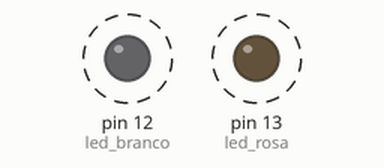
The sketch below on a simulated Arduino Uno, built with avr-gcc and run on an emulated ATmega328P. Shown: output pins drawn as LEDs (lit = HIGH). Dashed ring = blinking.

Above: at 0.2 s.
Timing chart, 0 to 4.6 s (numbered marks = the images above):
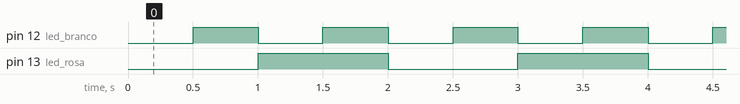

The sketch:

led.ino
```cpp
const byte led_rosa = 13;
const byte led_branco = 12;
unsigned long time1 = 0;
unsigned long time2 = 0;
const unsigned long intervalo1 = 1000;
const unsigned long intervalo2 = 500;
bool rosa = LOW;
bool branco = LOW;

void setup() {
  pinMode(led_rosa, OUTPUT);
  pinMode(led_branco, OUTPUT);
}

void loop() {
   unsigned long atual = millis();

if (atual - time1 >= intervalo1) {
    time1 = atual;
    rosa = !rosa;
    digitalWrite(led_rosa, rosa);
  }

  if (atual - time2 >= intervalo2) {
    time2 = atual;
    branco = !branco;
    digitalWrite(led_branco, branco);
  }
}
```

Measured:
- by itself, pin 12 (led_branco): alternates HIGH for 0.50 s and LOW for 0.50 s
- by itself, pin 13 (led_rosa): alternates HIGH for 1.0 s and LOW for 1.0 s
- by itself, everything shown: repeats every 2.0 s, in 4 steps
